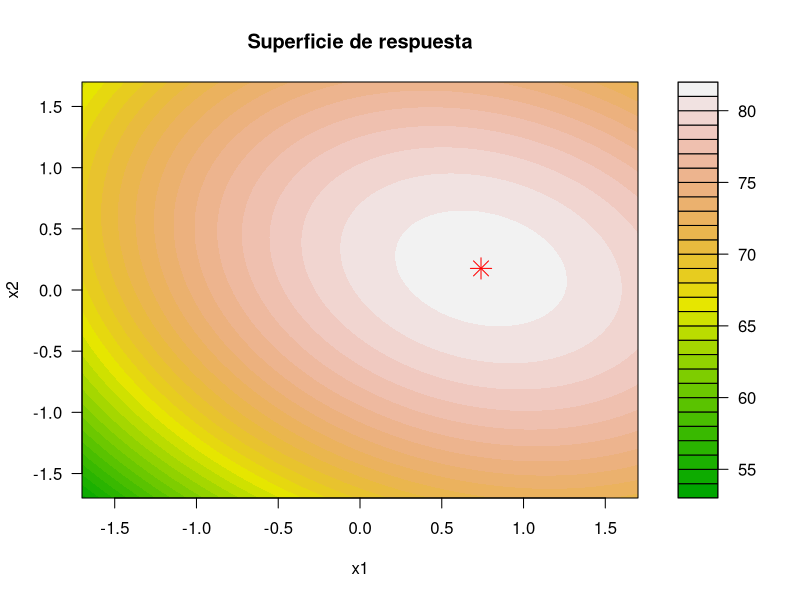

This chart was generated by the following R code:
## ---- chunk 1
knitr::opts_chunk$set(echo = TRUE, message = FALSE, warning = FALSE,
                      fig.width = 6, fig.height = 5)
## ---- chunk 2
set.seed(8)
## ---- chunk 3
df <- read.csv('../datos/rsm-ccd.csv')
df
## ---- chunk 4
modelo <- lm(rendimiento ~ x1 + x2 + I(x1^2) + I(x2^2) + x1:x2, data = df)
round(coef(modelo), 3)
cat('R2 =', summary(modelo)$r.squared, '\n')
## ---- chunk 5
p <- coef(modelo)
b <- c(p['x1'], p['x2'])
B <- matrix(c(p['I(x1^2)'], p['x1:x2']/2,
              p['x1:x2']/2, p['I(x2^2)']), 2, 2)
xs <- -0.5 * solve(B, b)
ev <- eigen(B)$values
cat('Punto estacionario: x1 =', round(xs[1],3), ' x2 =', round(xs[2],3), '\n')
cat('Valores propios:', round(ev,3), '\n')
tipo <- if (all(ev < 0)) 'MAXIMO' else if (all(ev > 0)) 'MINIMO' else 'SILLA'
cat('Naturaleza:', tipo, '\n')
nd <- data.frame(x1 = xs[1], x2 = xs[2])
cat('Rendimiento optimo predicho:', round(predict(modelo, nd), 2), '\n')
## ---- chunk 6
g <- seq(-1.7, 1.7, length.out = 60)
grid <- expand.grid(x1 = g, x2 = g)
grid$z <- predict(modelo, grid)
z <- matrix(grid$z, 60, 60)
filled.contour(g, g, z, color.palette = terrain.colors,
  xlab = 'x1', ylab = 'x2', main = 'Superficie de respuesta',
  plot.axes = { axis(1); axis(2); points(xs[1], xs[2], pch = 8, col = 'red', cex = 2) })
